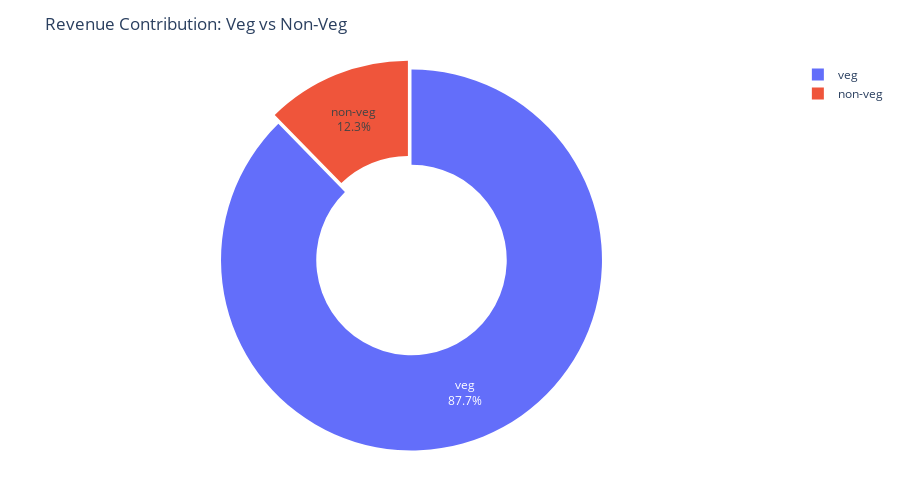

This figure's notebook cell:
### Code cell
fig = px.pie(
    food_revenue,
    values="Price (INR)",
    names="Food Category",
    hole=0.5,
    title="Revenue Contribution: Veg vs Non-Veg",
    
)

fig.update_traces(
    textinfo="percent+label",
    pull=[0.05, 0]
    
)

fig.update_layout(
    height=500,
    margin=dict(t=60, b=40, l=40, r=40)
)
fig.show()

### Figure 1 — Plotly figure (JSON) as saved in the notebook; plotly's stock layout.template omitted (floating-point values rounded to 4 significant figures)
{"data": [{"domain": {"x": [0, 1], "y": [0, 1]}, "hole": 0.5, "hovertemplate": "Food Category=%{label}<br>Price (INR)=%{value}<extra></extra>", "labels": ["non-veg", "veg"], "legendgroup": "", "name": "", "pull": [0.05, 0], "showlegend": true, "textinfo": "percent+label", "type": "pie", "values": [6530000.0, 46480000.0]}], "layout": {"height": 500, "legend": {"tracegroupgap": 0}, "margin": {"b": 40, "l": 40, "r": 40, "t": 60}, "title": {"text": "Revenue Contribution: Veg vs Non-Veg"}}}
